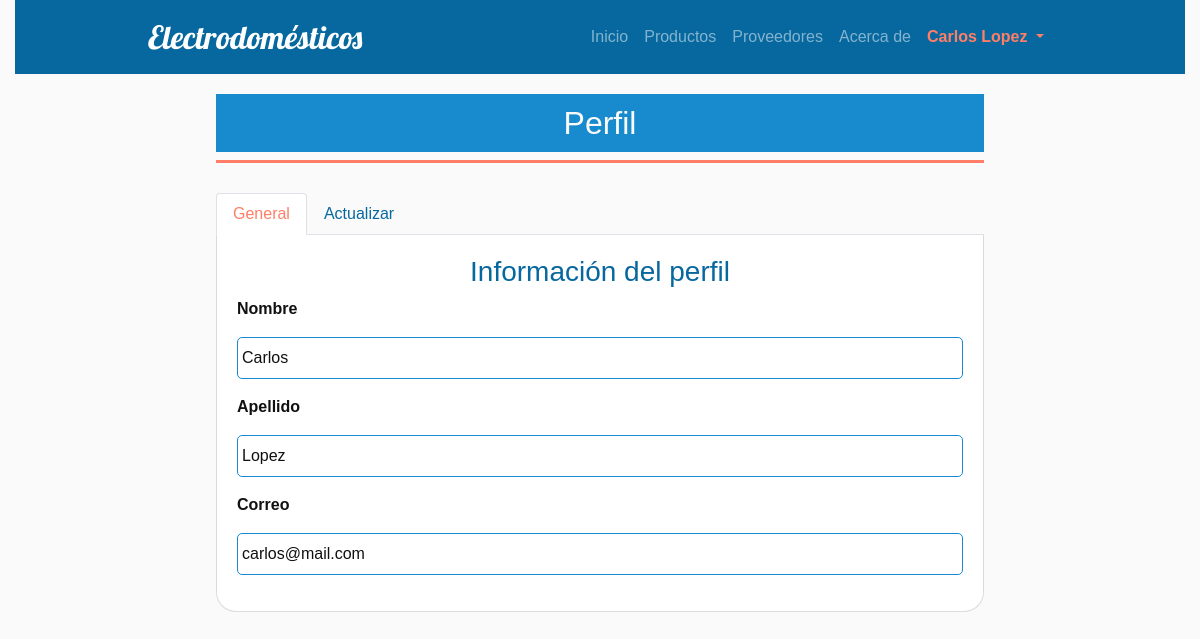
The app's page /perfil (signed in) with its own data.
### app/models.py (models this page shows, shortened)
class Usuario(db.Model, UserMixin):
    __tablename__ = "usuarios"
    id = db.Column(db.Integer, primary_key=True)
    nombre = db.Column(db.String(50), nullable=False)
    apellido = db.Column(db.String(50), nullable=False)
    correo = db.Column(db.String(100), unique=True, nullable=False)
    contrasena = db.Column(db.String(94), nullable=False)
    rol = db.Column(db.String(5), default='user')
    created_at = db.Column(db.DateTime(), default=datetime.datetime.now())
    movimientos = db.relationship('Movimiento', lazy='dynamic')
    @property
    def password(self):
        pass
    def __str__(self):
        return f"{self.nombre} {self.apellido}"
    @classmethod
    def get_by_id(cls, id):
        return Usuario.query.filter_by(id=id).first()

### app/views.py (the view, shortened to what this page needs)
@page.route('/perfil', methods=['GET', 'POST'])
@login_required
def perfil():
    update_form = UpdateUserForm(request.form)
    modals = [
        {
            'id': 'modalActualizar',
            'id_label': 'modalActualizarLabel',
            'title': '¿Esta seguro de actualizar?',
            'text': 'Esta accíón realizará cambios en su cuenta.',
            'no': 'Cancelar',
            'yes': 'Aceptar'
        },
    ]
    return render_template('usuario/perfil.html', title='Perfil', usuario_active='item-active',
        update_form=update_form, modals=modals)

### app/views.py (called while the page is built)
@login_manager.user_loader
def load_user(id):
    return Usuario.get_by_id(id)

### app/templates/usuario/perfil.html (shortened to what this page needs)
{% from 'helpers/_forms.html' import render_field %}
{% extends 'layout.html' %}
{% block main_content %}
<div class="container-box">
    <h2 class="text-center">Perfil</h2>
    <div class="divisor-line orange"></div>
    <nav>
        <div class="nav nav-tabs" id="nav-tab" role="tablist">
            <a class="nav-item nav-link active" id="nav-home-tab" data-toggle="tab" href="#nav-home" role="tab"
                aria-controls="nav-home" aria-selected="true">General</a>
            <a class="nav-item nav-link" id="nav-profile-tab" data-toggle="tab" href="#nav-profile" role="tab"
                aria-controls="nav-profile" aria-selected="false">Actualizar</a>
        </div>
    </nav>
    <div class="tab-content" id="nav-tabContent">
        <div class="tab-pane fade show active" id="nav-home" role="tabpanel" aria-labelledby="nav-general-tab">
            <div class="nav-content">
                <h3 class="text-center">Información del perfil</h3>
                <div class="nav-info">
                    <div class="info-item">
                        <p class="label">Nombre</p>
                        <p class="data">{{ current_user.nombre }}</p>
                    </div>
                    <div class="info-item">
                        <p class="label">Apellido</p>
                        <p class="data">{{ current_user.apellido }}</p>
                    </div>
                    <div class="info-item">
                        <p class="label">Correo</p>
                        <p class="data">{{ current_user.correo }}</p>
                    </div>
                </div>
            </div>
        </div>
    </div>
</div>
{% endblock %}

### app/templates/layout.html (shortened to what this page needs)
<!DOCTYPE html>
<html lang="en">
<head>
    <link rel="stylesheet" href="{{ url_for('static', filename='css/fontello.css') }}">
    <link rel="stylesheet" href="{{ url_for('static', filename='css/bootstrap.min.css') }}" />
    <link rel="stylesheet" href="{{ url_for('static', filename='css/style.css') }}" />
</head>
<body>
    <div class="container-fluid">
        <div class="container-navbar">
            <nav class="navbar navbar-expand-lg navbar-dark bg-dark navbar-blue">
                <a class="navbar-brand" href="{{ url_for('page.index') }}">Electrodomésticos</a>
                <div class="collapse navbar-collapse" id="navbarSupportedContent">
                    <ul class="navbar-nav ml-auto">
                        <li class="nav-item {{ inicio_active }}">
                            <a class="nav-link" href="{{ url_for('page.index') }}">Inicio <span class="sr-only">(current)</span></a>
                        </li>
                        {% if current_user.is_authenticated %}
                        <li class="nav-item {{ productos_active }}">
                            <a class="nav-link" href="{{ url_for('page.productos') }}">Productos</a>
                        </li>
                        <li class="nav-item {{ proveedores_active }}">
                            <a class="nav-link" href="{{ url_for('page.proveedores') }}">Proveedores</a>
                        </li>
                        {% endif %}
                        <li class="nav-item {{ acerca_active }}">
                            <a class="nav-link" href="{{ url_for('page.index') }}#about" tabindex="-1" aria-disabled="true">Acerca de</a>
                        </li>
                        <li class="nav-item dropdown {{ usuario_active}}">
                            <a class="nav-link dropdown-toggle" href="#" id="navbarDropdown" role="button" data-toggle="dropdown"
                                aria-haspopup="true" aria-expanded="false">
                                {% if current_user.is_authenticated %}
                                    {{ current_user }}
                                {% else %}
                                    Cuenta
                                {% endif %}
                            </a>
                        </li>
                    </ul>
                </div>
            </nav>
        </div>
        <main>
            {% block main_content %}
            {% endblock %}
        </main>
    </div>
</body>
</html>

### app/static/css/style.css (style rules this page uses)
:root { --azul-oscuro: #07689F; --azul-oscuro-hover: #188bce; --azul-claro: #A2D5F2; --naranja-claro: #FF7E67; --naranja-oscuro: #d1391e; --blanco: #FAFAFA; --gris-hover: #dbdbdb; --gray-border: #b1b1b1; --negro: #111111; }
body { background-color: var(--blanco); font-family: sans-serif; font-size: 16px; color: var(--blanco); }
.container-navbar { width: 100%; background-color: var(--azul-oscuro); }
.navbar { width: 100%; margin: 0 auto; }
.navbar-dark { background-color: var(--azul-oscuro) !important; }
.navbar-brand { font-family: 'Lobster', cursive; font-size: 1.75rem; }
.item-active .nav-link { font-weight: bold; color: var(--naranja-claro) !important; }
.divisor-line { width: 100%; height: 3px; background-color: var(--azul-oscuro); margin-top: 50px; }
.orange { background-color: var(--naranja-claro); margin-bottom: 30px; margin-top: 0; }
.container-box { max-width: 768px; margin: 20px auto; }
.container-box h2 { color: var(--blanco); background-color: var(--azul-oscuro-hover); padding: 10px; }
.nav-tabs a { color: var(--azul-oscuro); }
.nav-tabs .active { color: var(--naranja-claro) !important; }
.tab-content { background-color: white; padding: 20px; border: 1px solid var(--gris-hover); border-top: none; border-radius: 0px 0px 20px 20px; }
.nav-content h3 { color: var(--azul-oscuro); }
.nav-info { color: var(--negro); }
.nav-info .label { font-weight: bold; }
.nav-info .data { border: 1px solid var(--azul-oscuro-hover); padding: 8px 4px; border-radius: 5px; }
@media (min-width: 481px) { .navbar-brand { font-size: 2rem; } }
@media (min-width: 769px) { .navbar { width: 90%; } }
@media (min-width: 769px) { .nav-content { max-width: 768px; margin: 0 auto; } }
@media (min-width: 1025px) { .navbar { width: 80%; } }

### records on screen
Usuario: nombre+apellido "Carlos Lopez", nombre "Carlos", apellido "Lopez", correo "carlos@mail.com"
